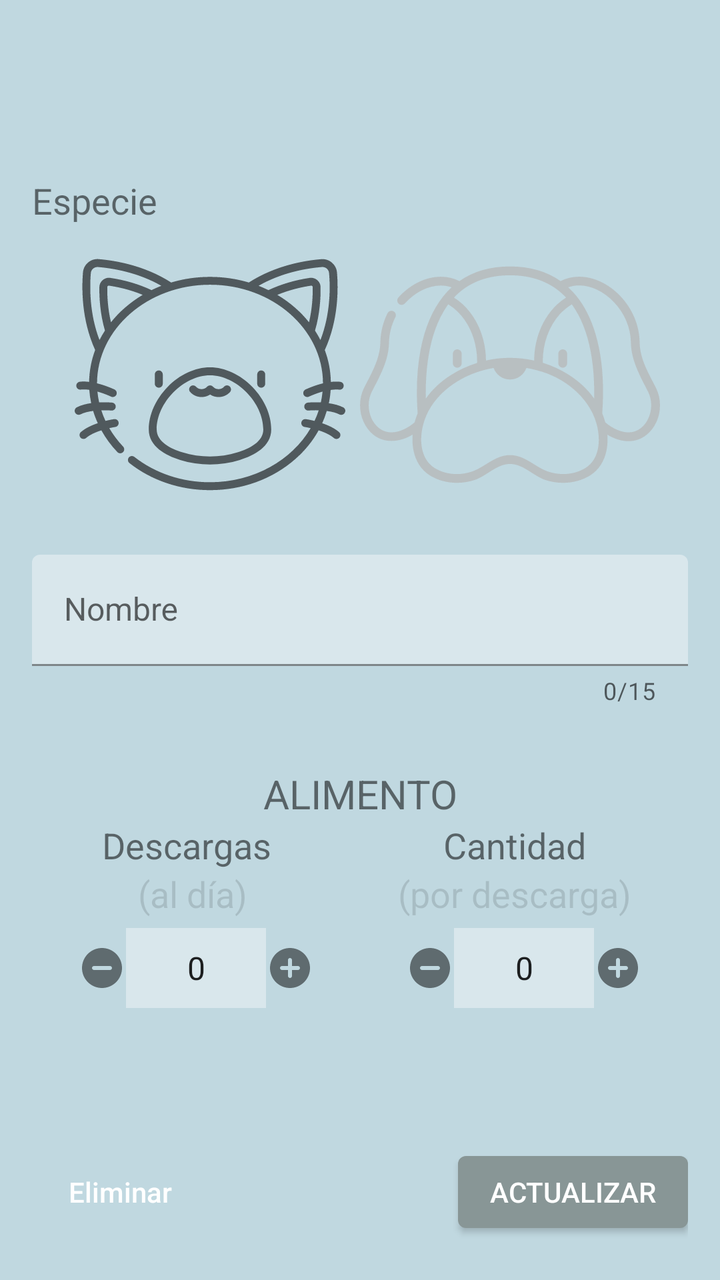
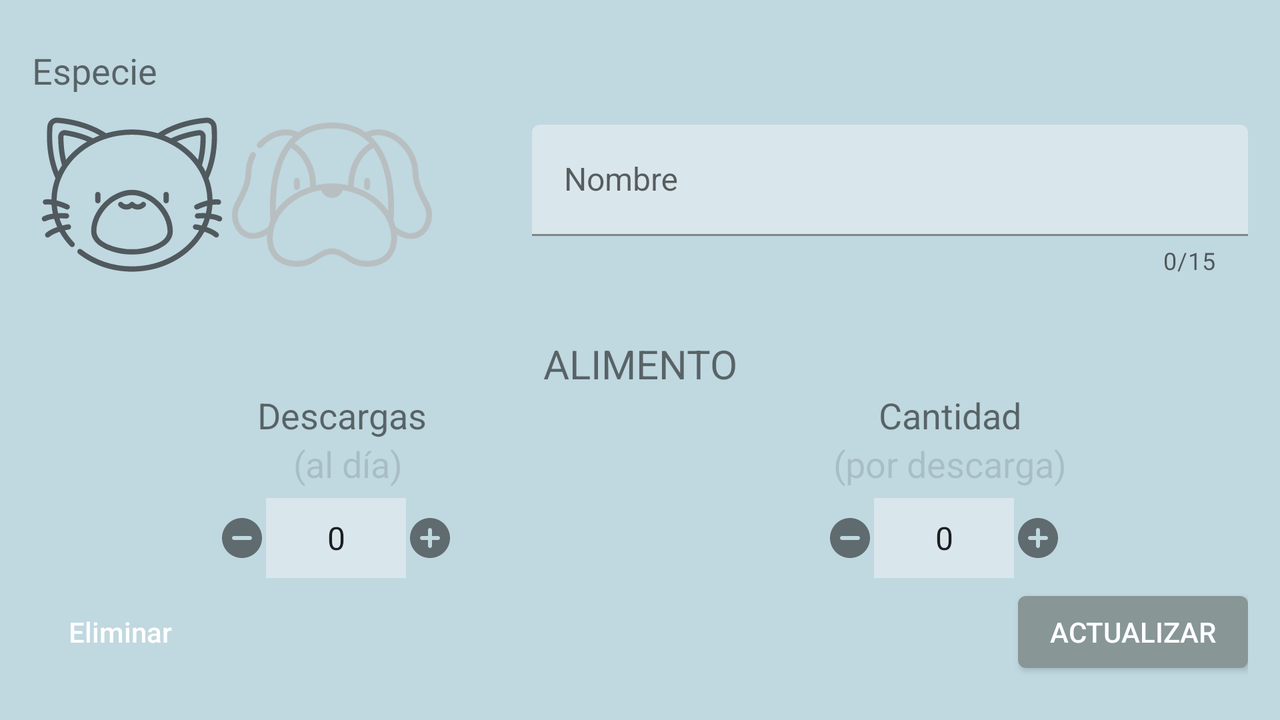

One screen, two layout resources from the same app: the default and the repository's alternative for another configuration. Each is rendered where Android would select it; the XML of both is given below.
<!-- AndroidManifest.xml: application theme AppTheme -->
<!-- res/layout/activity_edit_pet.xml -->
<?xml version="1.0" encoding="utf-8"?>
<RelativeLayout xmlns:android="http://schemas.android.com/apk/res/android"
    xmlns:app="http://schemas.android.com/apk/res-auto"
    xmlns:tools="http://schemas.android.com/tools"
    android:id="@+id/rlMain"
    android:layout_width="match_parent"
    android:layout_height="match_parent"
    android:paddingStart="16dp"
    android:paddingEnd="16dp"
    android:paddingTop="20dp"
    android:paddingBottom="20dp"
    tools:context=".EditPetActivity"
    android:background="@color/colorBackground">

    <RelativeLayout
        android:id="@+id/llForm"
        android:layout_width="match_parent"
        android:layout_height="match_parent"
        android:orientation="vertical"
        android:layout_centerHorizontal="true"
        android:layout_centerVertical="true"
        android:focusable="true"
        android:focusableInTouchMode="true"
        android:layout_above="@id/rlbottom">

        <LinearLayout
            android:id="@+id/llBody"
            android:layout_width="match_parent"
            android:layout_height="wrap_content"
            android:layout_centerInParent="true"
            android:orientation="vertical"
            tools:ignore="UselessParent">

            <com.google.android.material.textview.MaterialTextView
                android:id="@+id/text_view_kind"
                android:layout_width="match_parent"
                android:layout_height="match_parent"
                android:text="@string/text_view_kind"
                android:textSize="18sp"/>

            <RadioGroup
                android:id="@+id/radio_group_kind"
                android:layout_width="match_parent"
                android:layout_height="wrap_content"
                android:orientation="horizontal"
                android:gravity="center"
                tools:ignore="UselessParent">

                <com.google.android.material.radiobutton.MaterialRadioButton
                    android:id="@+id/radio_button_cat"
                    android:button="@null"
                    android:layout_width="150dp"
                    android:layout_height="150dp"
                    android:background="@drawable/ic_cat"
                    android:checked="true"/>

                <com.google.android.material.radiobutton.MaterialRadioButton
                    android:id="@+id/radio_button_dog"
                    android:button="@null"
                    android:layout_width="150dp"
                    android:layout_height="150dp"
                    android:background="@drawable/ic_dog_unchecked"/>

            </RadioGroup>

            <com.google.android.material.textfield.TextInputLayout
                android:id="@+id/text_input_name"
                android:layout_width="match_parent"
                android:layout_height="wrap_content"
                android:hint="@string/edit_text_name"
                app:endIconMode="clear_text"
                app:boxBackgroundColor="@color/text_input"
                android:paddingBottom="15dp"
                android:paddingTop="15dp"
                app:counterMaxLength="15"
                app:counterEnabled="true"
                app:startIconDrawable="@drawable/ic_heart">

                <com.google.android.material.textfield.TextInputEditText
                    android:id="@+id/edit_text_name"
                    style="@style/Widget.MaterialComponents.TextInputLayout.FilledBox"
                    android:textSize="16sp"
                    android:maxLength="15"
                    android:layout_width="match_parent"
                    android:layout_height="wrap_content"/>

            </com.google.android.material.textfield.TextInputLayout>

            <RadioGroup
                android:id="@+id/radio_group_sex"
                android:layout_width="wrap_content"
                android:layout_height="wrap_content"
                android:orientation="horizontal"
                android:paddingEnd="0dp"
                android:paddingStart="10dp"/>

            <com.google.android.material.textview.MaterialTextView
                android:id="@+id/text_view_food"
                android:layout_width="match_parent"
                android:layout_height="match_parent"
                android:text="@string/text_view_food"
                android:gravity="center"
                android:textSize="20sp"
                android:paddingTop="15dp"/>

            <LinearLayout
                android:layout_width="match_parent"
                android:layout_height="wrap_content"
                android:baselineAligned="false">

                <RelativeLayout
                    android:layout_width="wrap_content"
                    android:layout_height="wrap_content"
                    android:layout_weight="50"
                    android:gravity="center"
                    tools:ignore="NestedWeights">

                    <com.google.android.material.textview.MaterialTextView
                        android:id="@+id/text_view_discharge"
                        android:layout_width="wrap_content"
                        android:layout_height="wrap_content"
                        android:text="@string/text_view_discharge"
                        android:textSize="18sp"
                        android:layout_centerHorizontal="true"/>

                    <com.google.android.material.textview.MaterialTextView
                        android:id="@+id/text_view_per_day"
                        android:layout_width="wrap_content"
                        android:layout_height="wrap_content"
                        android:text="@string/text_view_per_day"
                        android:textSize="18sp"
                        android:paddingStart="6dp"
                        android:paddingEnd="0dp"
                        android:textColor="@color/text_view_oppacity"
                        android:layout_below="@id/text_view_discharge"
                        android:layout_centerHorizontal="true"/>
                </RelativeLayout>

                <RelativeLayout
                    android:layout_width="wrap_content"
                    android:layout_height="wrap_content"
                    android:layout_weight="40"
                    android:gravity="center">

                    <com.google.android.material.textview.MaterialTextView
                        android:id="@+id/text_view_quantity"
                        android:layout_width="wrap_content"
                        android:layout_height="wrap_content"
                        android:text="@string/text_view_quantity"
                        android:textSize="18sp"
                        android:layout_centerHorizontal="true"/>

                    <com.google.android.material.textview.MaterialTextView
                        android:id="@+id/text_view_per_discharge"
                        android:layout_width="wrap_content"
                        android:layout_height="wrap_content"
                        android:text="@string/text_view_per_discharge"
                        android:textSize="18sp"
                        android:textColor="@color/text_view_oppacity"
                        android:layout_below="@id/text_view_quantity"
                        android:layout_centerHorizontal="true"/>
                </RelativeLayout>

            </LinearLayout>

            <LinearLayout
                android:layout_width="match_parent"
                android:layout_height="match_parent"
                android:baselineAligned="false"
                android:paddingTop="5dp">

                <RelativeLayout
                    android:layout_width="wrap_content"
                    android:layout_height="wrap_content"
                    android:layout_weight="50"
                    android:gravity="center">

                    <androidx.appcompat.widget.AppCompatImageButton
                        android:id="@+id/button_minus_discharge"
                        android:layout_width="24dp"
                        android:layout_height="24dp"
                        android:background="@drawable/ic_minus"
                        android:layout_marginTop="5dp"
                        android:layout_centerVertical="true">
                    </androidx.appcompat.widget.AppCompatImageButton>

                    <EditText
                        android:id="@+id/edit_text_discharge"
                        android:layout_width="70dp"
                        android:layout_height="40dp"
                        android:background="@color/text_input"
                        android:layout_toEndOf="@id/button_minus_discharge"
                        android:textSize="16sp"
                        android:inputType="number"
                        android:textAlignment="center"
                        android:text="@string/edittext_input"
                        tools:ignore="Autofill,LabelFor" />

                    <androidx.appcompat.widget.AppCompatImageButton
                        android:id="@+id/button_plus_discharge"
                        android:layout_width="24dp"
                        android:layout_height="24dp"
                        android:background="@drawable/ic_plus"
                        android:layout_marginTop="5dp"
                        android:layout_toEndOf="@id/edit_text_discharge"
                        android:layout_centerVertical="true">
                    </androidx.appcompat.widget.AppCompatImageButton>

                </RelativeLayout>

                <RelativeLayout
                    android:layout_width="wrap_content"
                    android:layout_height="wrap_content"
                    android:layout_weight="50"
                    android:gravity="center">

                    <androidx.appcompat.widget.AppCompatImageButton
                        android:id="@+id/button_minus_quantity"
                        android:layout_width="24dp"
                        android:layout_height="24dp"
                        android:background="@drawable/ic_minus"
                        android:layout_marginTop="5dp"
                        android:layout_centerVertical="true">
                    </androidx.appcompat.widget.AppCompatImageButton>

                    <EditText
                        android:id="@+id/edit_text_quantity"
                        android:layout_width="70dp"
                        android:layout_height="40dp"
                        android:background="@color/text_input"
                        android:layout_toEndOf="@id/button_minus_quantity"
                        android:textSize="16sp"
                        android:textAlignment="center"
                        android:text="@string/edittext_input"
                        android:inputType="number"/>

                    <androidx.appcompat.widget.AppCompatImageButton
                        android:id="@+id/button_plus_quantity"
                        android:layout_width="24dp"
                        android:layout_height="24dp"
                        android:background="@drawable/ic_plus"
                        android:layout_marginTop="5dp"
                        android:layout_toEndOf="@id/edit_text_quantity"
                        android:layout_centerVertical="true">
                    </androidx.appcompat.widget.AppCompatImageButton>

                </RelativeLayout>
            </LinearLayout>
        </LinearLayout>
    </RelativeLayout>
    <RelativeLayout
        android:layout_alignParentBottom="true"
        android:id="@+id/rlbottom"
        android:layout_width="wrap_content"
        android:layout_height="wrap_content">

        <ProgressBar
            android:id="@+id/progress_bar"
            android:layout_width="200dp"
            android:layout_height="200dp"
            android:visibility="gone"
            android:layout_centerInParent="true"/>

        <com.google.android.material.button.MaterialButton
            android:id="@+id/button_delete"
            style="@style/Widget.MaterialComponents.Button.TextButton"
            android:layout_width="wrap_content"
            android:layout_height="wrap_content"
            android:text="@string/button_delete"
            android:inputType="textCapSentences"
            android:textSize="14sp"
            android:textColor="@color/white"
            android:layout_alignParentStart="true"
            android:letterSpacing="0"/>

        <com.google.android.material.button.MaterialButton
            android:id="@+id/button_update"
            android:layout_width="wrap_content"
            android:layout_height="wrap_content"
            android:text="@string/button_update"
            android:letterSpacing="0"
            android:textSize="14sp"
            android:layout_alignParentEnd="true"
            tools:ignore="RelativeOverlap" />
    </RelativeLayout>
</RelativeLayout>
<!-- resources referenced by this layout -->
<resources>
  <color name="colorBackground">#c0d8e0</color>
  <color name="text_input">#D9E7EC</color>
  <color name="text_view_oppacity">#20000000</color>
  <color name="white">#FFFFFF</color>
  <!-- drawable ic_cat: vector/xml drawable (drawable, 4724 chars, omitted) -->
  <!-- drawable ic_dog_unchecked: vector/xml drawable (drawable, 3584 chars, omitted) -->
  <!-- drawable ic_minus (drawable) -->
  <vector xmlns:android="http://schemas.android.com/apk/res/android"
      android:width="24dp"
      android:height="24dp"
      android:viewportWidth="24"
      android:viewportHeight="24">
    <path
        android:fillColor="#5F6B6F"
        android:pathData="M12,2C6.48,2 2,6.48 2,12s4.48,10 10,10 10,-4.48 10,-10S17.52,2 12,2zM16,13L8,13c-0.55,0 -1,-0.45 -1,-1s0.45,-1 1,-1h8c0.55,0 1,0.45 1,1s-0.45,1 -1,1z"/>
  </vector>
  <!-- drawable ic_plus (drawable) -->
  <vector xmlns:android="http://schemas.android.com/apk/res/android"
      android:width="24dp"
      android:height="24dp"
      android:viewportWidth="24"
      android:viewportHeight="24">
    <path
        android:fillColor="#5F6B6F"
        android:pathData="M12,2C6.48,2 2,6.48 2,12s4.48,10 10,10 10,-4.48 10,-10S17.52,2 12,2zM16,13h-3v3c0,0.55 -0.45,1 -1,1s-1,-0.45 -1,-1v-3L8,13c-0.55,0 -1,-0.45 -1,-1s0.45,-1 1,-1h3L11,8c0,-0.55 0.45,-1 1,-1s1,0.45 1,1v3h3c0.55,0 1,0.45 1,1s-0.45,1 -1,1z"/>
  </vector>
  <string name="button_delete">Eliminar</string>
  <string name="button_update">Actualizar</string>
  <string name="edit_text_name">Nombre</string>
  <string name="edittext_input">0</string>
  <string name="text_view_discharge">Descargas</string>
  <string name="text_view_food">ALIMENTO</string>
  <string name="text_view_kind">Especie</string>
  <string name="text_view_per_day">(al día)</string>
  <string name="text_view_per_discharge">(por descarga)</string>
  <string name="text_view_quantity">Cantidad</string>
  <style name="AppTheme" parent="Theme.MaterialComponents.DayNight.NoActionBar">
          
          <item name="colorPrimary">@color/colorPrimary</item>
          <item name="colorPrimaryDark">@color/colorPrimaryDark</item>
          <item name="colorAccent">@color/colorAccent</item>
          <item name="android:windowContentTransitions">true</item>
      </style>
  <color name="colorPrimary">#889696</color>
  <color name="colorPrimaryDark">#f3ffff</color>
  <color name="colorAccent">#8fa7ae</color>
</resources>
<!-- res/layout-land/activity_edit_pet.xml (the repository's variant of the layout above) -->
<!-- drawn on the phone turned sideways -->
<?xml version="1.0" encoding="utf-8"?>
<RelativeLayout xmlns:android="http://schemas.android.com/apk/res/android"
    xmlns:app="http://schemas.android.com/apk/res-auto"
    xmlns:tools="http://schemas.android.com/tools"
    android:id="@+id/rlMain"
    android:layout_width="match_parent"
    android:layout_height="match_parent"
    android:paddingStart="16dp"
    android:paddingEnd="16dp"
    android:paddingTop="20dp"
    android:paddingBottom="20dp"
    tools:context=".EditPetActivity"
    android:background="@color/colorBackground">

    <RelativeLayout
        android:id="@+id/llForm"
        android:layout_width="match_parent"
        android:layout_height="match_parent"
        android:orientation="vertical"
        android:layout_centerHorizontal="true"
        android:layout_centerVertical="true"
        android:focusable="true"
        android:focusableInTouchMode="true"
        android:layout_above="@id/rlbottom">

        <LinearLayout
            android:id="@+id/llBody"
            android:layout_width="match_parent"
            android:layout_height="wrap_content"
            android:layout_centerInParent="true"
            android:orientation="vertical"
            tools:ignore="UselessParent">

            <com.google.android.material.textview.MaterialTextView
                android:id="@+id/text_view_kind"
                android:layout_width="match_parent"
                android:layout_height="match_parent"
                android:text="@string/text_view_kind"
                android:textSize="18sp"/>

            <RelativeLayout
                android:layout_width="wrap_content"
                android:layout_height="wrap_content"
                android:orientation="horizontal">

                <RadioGroup
                    android:id="@+id/radio_group_kind"
                    android:layout_width="wrap_content"
                    android:layout_height="wrap_content"
                    android:orientation="horizontal"
                    tools:ignore="UselessParent">

                    <com.google.android.material.radiobutton.MaterialRadioButton
                        android:id="@+id/radio_button_cat"
                        android:button="@null"
                        android:layout_width="100dp"
                        android:layout_height="100dp"
                        android:background="@drawable/ic_cat"
                        android:checked="true"/>

                    <com.google.android.material.radiobutton.MaterialRadioButton
                        android:id="@+id/radio_button_dog"
                        android:button="@null"
                        android:layout_width="100dp"
                        android:layout_height="100dp"
                        android:background="@drawable/ic_dog_unchecked"/>

                </RadioGroup>

                <com.google.android.material.textfield.TextInputLayout
                    android:id="@+id/text_input_name"
                    android:layout_width="400dp"
                    android:layout_height="wrap_content"
                    android:hint="@string/edit_text_name"
                    app:endIconMode="clear_text"
                    app:boxBackgroundColor="@color/text_input"
                    android:paddingBottom="15dp"
                    android:paddingTop="15dp"
                    app:counterMaxLength="15"
                    app:counterEnabled="true"
                    android:layout_toEndOf="@+id/radio_group_kind"
                    android:layout_gravity="center_horizontal"
                    android:layout_marginStart="50dp"
                    app:startIconDrawable="@drawable/ic_heart">

                    <com.google.android.material.textfield.TextInputEditText
                        android:id="@+id/edit_text_name"
                        style="@style/Widget.MaterialComponents.TextInputLayout.FilledBox"
                        android:textSize="16sp"
                        android:maxLength="15"
                        android:layout_width="match_parent"
                        android:layout_height="wrap_content"/>

                </com.google.android.material.textfield.TextInputLayout>
            </RelativeLayout>

            <RadioGroup
                android:id="@+id/radio_group_sex"
                android:layout_width="wrap_content"
                android:layout_height="wrap_content"
                android:orientation="horizontal"
                android:paddingEnd="0dp"
                android:paddingStart="10dp"/>

            <com.google.android.material.textview.MaterialTextView
                android:id="@+id/text_view_food"
                android:layout_width="match_parent"
                android:layout_height="match_parent"
                android:text="@string/text_view_food"
                android:gravity="center"
                android:textSize="20sp"
                android:paddingTop="15dp"/>

            <LinearLayout
                android:layout_width="match_parent"
                android:layout_height="wrap_content"
                android:baselineAligned="false">

                <RelativeLayout
                    android:layout_width="wrap_content"
                    android:layout_height="wrap_content"
                    android:layout_weight="50"
                    android:gravity="center"
                    tools:ignore="NestedWeights">

                    <com.google.android.material.textview.MaterialTextView
                        android:id="@+id/text_view_discharge"
                        android:layout_width="wrap_content"
                        android:layout_height="wrap_content"
                        android:text="@string/text_view_discharge"
                        android:textSize="18sp"
                        android:layout_centerHorizontal="true"/>

                    <com.google.android.material.textview.MaterialTextView
                        android:id="@+id/text_view_per_day"
                        android:layout_width="wrap_content"
                        android:layout_height="wrap_content"
                        android:text="@string/text_view_per_day"
                        android:textSize="18sp"
                        android:paddingStart="6dp"
                        android:paddingEnd="0dp"
                        android:textColor="@color/text_view_oppacity"
                        android:layout_below="@id/text_view_discharge"
                        android:layout_centerHorizontal="true"/>
                </RelativeLayout>

                <RelativeLayout
                    android:layout_width="wrap_content"
                    android:layout_height="wrap_content"
                    android:layout_weight="40"
                    android:gravity="center">

                    <com.google.android.material.textview.MaterialTextView
                        android:id="@+id/text_view_quantity"
                        android:layout_width="wrap_content"
                        android:layout_height="wrap_content"
                        android:text="@string/text_view_quantity"
                        android:textSize="18sp"
                        android:layout_centerHorizontal="true"/>

                    <com.google.android.material.textview.MaterialTextView
                        android:id="@+id/text_view_per_discharge"
                        android:layout_width="wrap_content"
                        android:layout_height="wrap_content"
                        android:text="@string/text_view_per_discharge"
                        android:textSize="18sp"
                        android:textColor="@color/text_view_oppacity"
                        android:layout_below="@id/text_view_quantity"
                        android:layout_centerHorizontal="true"/>
                </RelativeLayout>

            </LinearLayout>

            <LinearLayout
                android:layout_width="match_parent"
                android:layout_height="match_parent"
                android:baselineAligned="false"
                android:paddingTop="5dp">

                <RelativeLayout
                    android:layout_width="wrap_content"
                    android:layout_height="wrap_content"
                    android:layout_weight="50"
                    android:gravity="center">

                    <androidx.appcompat.widget.AppCompatImageButton
                        android:id="@+id/button_minus_discharge"
                        android:layout_width="24dp"
                        android:layout_height="24dp"
                        android:background="@drawable/ic_minus"
                        android:layout_marginTop="5dp"
                        android:layout_centerVertical="true">
                    </androidx.appcompat.widget.AppCompatImageButton>

                    <EditText
                        android:id="@+id/edit_text_discharge"
                        android:layout_width="70dp"
                        android:layout_height="40dp"
                        android:background="@color/text_input"
                        android:layout_toEndOf="@id/button_minus_discharge"
                        android:textSize="16sp"
                        android:inputType="number"
                        android:textAlignment="center"
                        android:text="@string/edittext_input"
                        tools:ignore="Autofill,LabelFor" />

                    <androidx.appcompat.widget.AppCompatImageButton
                        android:id="@+id/button_plus_discharge"
                        android:layout_width="24dp"
                        android:layout_height="24dp"
                        android:background="@drawable/ic_plus"
                        android:layout_marginTop="5dp"
                        android:layout_toEndOf="@id/edit_text_discharge"
                        android:layout_centerVertical="true">
                    </androidx.appcompat.widget.AppCompatImageButton>

                </RelativeLayout>

                <RelativeLayout
                    android:layout_width="wrap_content"
                    android:layout_height="wrap_content"
                    android:layout_weight="50"
                    android:gravity="center">

                    <androidx.appcompat.widget.AppCompatImageButton
                        android:id="@+id/button_minus_quantity"
                        android:layout_width="24dp"
                        android:layout_height="24dp"
                        android:background="@drawable/ic_minus"
                        android:layout_marginTop="5dp"
                        android:layout_centerVertical="true">
                    </androidx.appcompat.widget.AppCompatImageButton>

                    <EditText
                        android:id="@+id/edit_text_quantity"
                        android:layout_width="70dp"
                        android:layout_height="40dp"
                        android:background="@color/text_input"
                        android:layout_toEndOf="@id/button_minus_quantity"
                        android:textSize="16sp"
                        android:textAlignment="center"
                        android:text="@string/edittext_input"
                        android:inputType="number"
                        tools:ignore="Autofill,LabelFor" />

                    <androidx.appcompat.widget.AppCompatImageButton
                        android:id="@+id/button_plus_quantity"
                        android:layout_width="24dp"
                        android:layout_height="24dp"
                        android:background="@drawable/ic_plus"
                        android:layout_marginTop="5dp"
                        android:layout_toEndOf="@id/edit_text_quantity"
                        android:layout_centerVertical="true">
                    </androidx.appcompat.widget.AppCompatImageButton>

                </RelativeLayout>
            </LinearLayout>
        </LinearLayout>
    </RelativeLayout>
    <RelativeLayout
        android:layout_alignParentBottom="true"
        android:id="@+id/rlbottom"
        android:layout_width="wrap_content"
        android:layout_height="wrap_content">

        <ProgressBar
            android:id="@+id/progress_bar"
            android:layout_width="200dp"
            android:layout_height="200dp"
            android:visibility="gone"
            android:layout_centerInParent="true"/>

        <com.google.android.material.button.MaterialButton
            android:id="@+id/button_delete"
            style="@style/Widget.MaterialComponents.Button.TextButton"
            android:layout_width="wrap_content"
            android:layout_height="wrap_content"
            android:text="@string/button_delete"
            android:inputType="textCapSentences"
            android:textSize="14sp"
            android:textColor="@color/white"
            android:layout_alignParentStart="true"
            android:letterSpacing="0"/>

        <com.google.android.material.button.MaterialButton
            android:id="@+id/button_update"
            android:layout_width="wrap_content"
            android:layout_height="wrap_content"
            android:text="@string/button_update"
            android:letterSpacing="0"
            android:textSize="14sp"
            android:layout_alignParentEnd="true"
            tools:ignore="RelativeOverlap" />
    </RelativeLayout>
</RelativeLayout>
